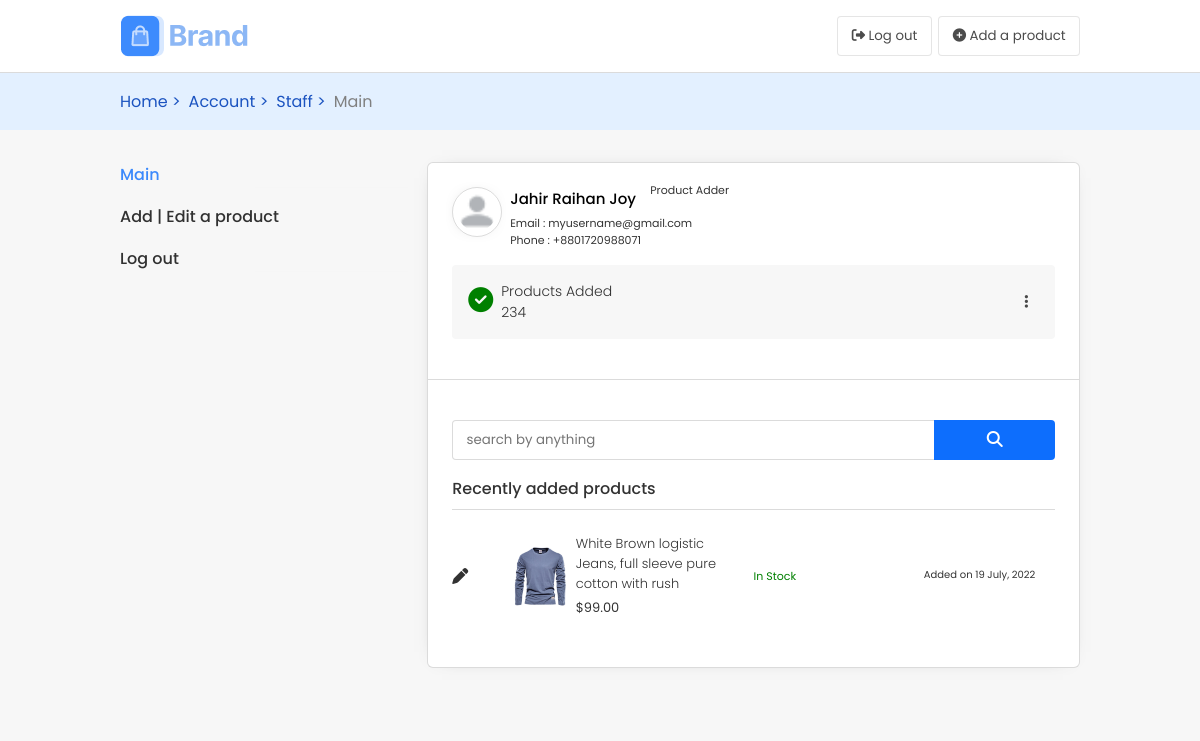
/account/staff-main-2/ (signed in), run on an earlier commit of the app's database.
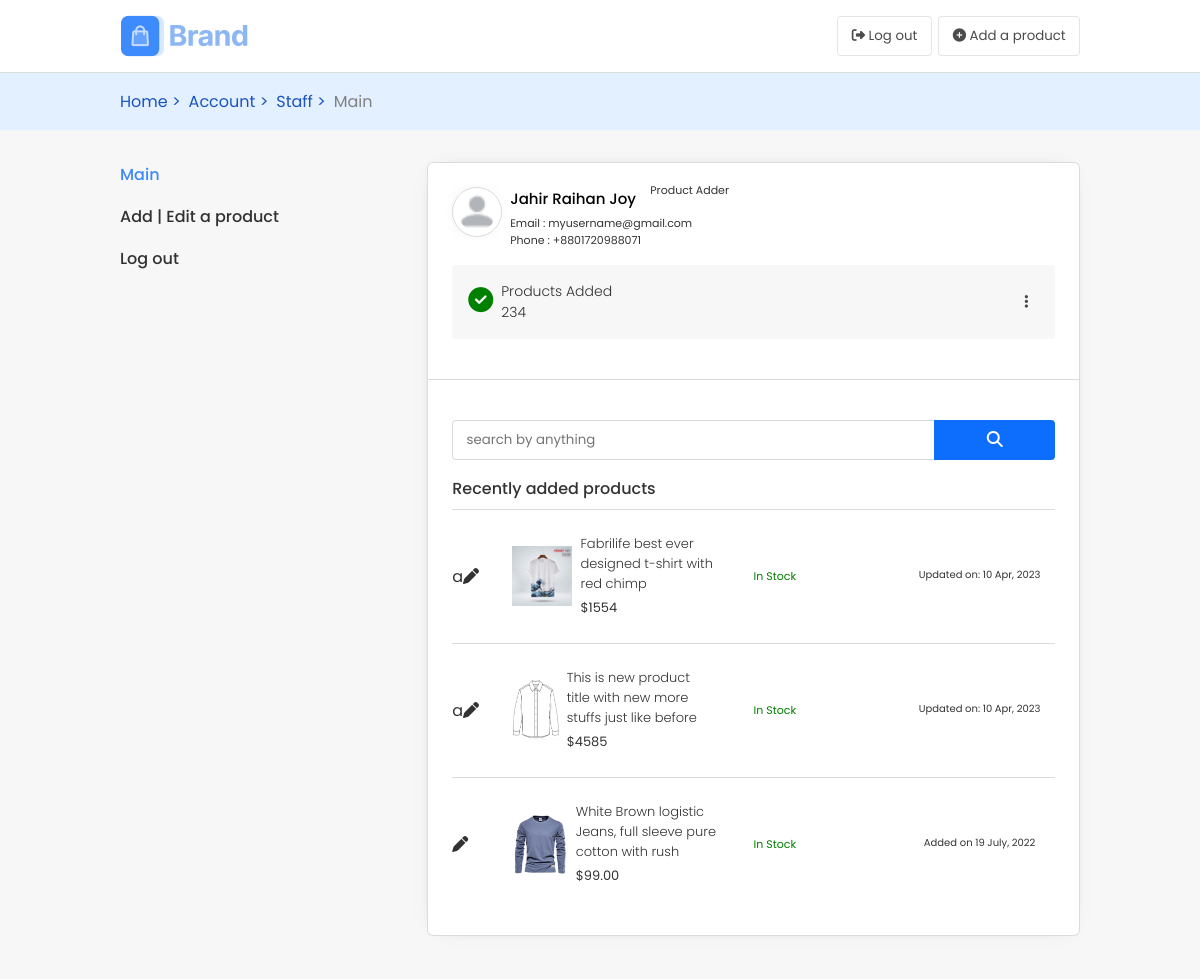
And on a later commit of the database.
### products/models.py (models this page shows)
class Product(models.Model):
    product_title = models.CharField(max_length=200)
    product_code = models.CharField(max_length=15)
    product_price = models.IntegerField()
    product_category = models.ForeignKey(Category, on_delete=models.DO_NOTHING)
    color_type = models.CharField(max_length=100)
    yarn_type = models.CharField(max_length=100)
    yarn_count = models.IntegerField()
    brand = models.CharField(max_length=30)
    product_in_stock = models.BooleanField(default=True)
    product_tags = models.CharField(max_length=300)
    product_added_by = models.ForeignKey(User, on_delete=models.DO_NOTHING, default=1)
    product_last_update = models.DateTimeField(auto_now_add=True)
    product_type = models.CharField(max_length=40, null=True, blank=True)
    product_primary_image = models.ImageField(upload_to='product_primary_images/')
    product_more_information = models.CharField(max_length=200)
    product_search_keyword = models.CharField(max_length=400)
    on_discount = models.BooleanField(default=False)
    discount_percentage = models.IntegerField(default=0)
    discount_price = models.IntegerField(default=0)
    discount_reason = models.ForeignKey(DiscountReason, on_delete=models.DO_NOTHING, null=True, blank=True)
    discount_expiry = models.DateTimeField(null=True, blank=True)

### user/views.py (the view)
# urls.py: path('staff-main-2/', staff_main2, name='staff_main2'),
def staff_main2(request):
    if request.method == 'POST':
        pass
    products = Product.objects.filter(product_added_by=request.user)
    return render(request, 'staff2_main.html', {'products': products})

### templates/staff2_main.html (shortened to what this page needs)
{% extends 'index.html' %}
{% load static %}
    {% block cssfiles %}
        <link rel="stylesheet" href="{% static 'css/products.css' %}">
        <link rel="stylesheet" href="{% static 'css/page_profile.css' %}">
        <link rel="stylesheet" href="{% static 'css/staff_main.css' %}">
    {% endblock cssfiles %}
    {% block hclass_names %} class="staff-header" {% endblock hclass_names %}
    {% block nav_buttons %}
        <button class="nav-btns">
            <i class="fa fa-sign-out" aria-hidden="true"></i> Log out
        </button>
       <button class="nav-btns">
            <i class="fa fa-plus-circle" aria-hidden="true"></i> Add a product
        </button>
    {% endblock nav_buttons %}
    {% block container %}
        <div class="navigator-products">
            <div class="n-p-contents">
                <a href="{% url 'staff_main2' %}">Home > </a>
                <a href="{% url 'staff_main2' %}">Account ></a>
                <a href="{% url 'staff_main2' %}">Staff ></a>
                <a href="{% url 'staff_main2' %}" style="color:gray">Main</a>
            </div>
        </div>
        <div class="profile-container">
            <div class="profile-nav">
                <ul>
                    <a href="{% url 'staff_main2' %}"><li class="current-tab-profile">Main</li></a>
                    <a href="{% url 'add_products' %}"><li class="">Add | Edit a product</li></a>
                    <a href="#"><li class="">Log out</li></a>
                </ul>
            </div>
            <div class="profile-content">
                <div class="user-details">
                    <div class="user">
                        <div class="img">
                            <img src="../img/person.png" alt="">
                        </div>
                        <div class="name-email-phone">
                            <div class="staff-title">
                                <p class="name">Jahir Raihan Joy</p>
                                <p class="abs-tag">
                                    Product Adder
                                </p>
                            </div>
                            <div class="email-phone">
                                <p>Email : myusername@gmail.com</p>
                                <p>Phone : +8801720988071</p>
                            </div>
                        </div>
                    </div>
                    <div class="saved-addresses">
                        <div class="address">
                            <div class="address-info address-selected">
                                <div class="icon-and-info">
                                    <div class="img">
                                        <i class="fas fa-check-circle confirmed-icon"></i>
                                    </div>
                                    <div class="staff-main-c-c-orders-info">
                                        <p class="address-details">
                                            Products Added
                                        </p>
                                        <p class="address-details">234</p>
                                    </div>
                                </div>
                                <div class="three-dots">
                                    <i class="fa fa-ellipsis-v t-dots"
                                        onclick="document.getElementById('show-all-p-a').classList.toggle('d-none');"></i>
                                </div>
                            </div>
                        </div>
                    </div>
                </div>
                <div class="line"></div>
                <div class="current-orders">
                    <form action="">
                        <div class="search-facility">
                            <input type="search" placeholder="search by anything">
                            <button><i class="fa fa-search" aria-hidden="true"></i></button>
                        </div>
                    </form>
                    <p class="title"> Recently added products</p>
                    <div class="wishlist-items added-items">
                        {% for product in products %}
                            <div class="item">
                                <div class="edit-pen">
                                    <a style="text-decoration:none; color:black;" href="{% url 'edit_products' product.id %} ">a<i class="fas fa-pen"></i></a>
                                </div>
                                <div class="img-and-det-container">
                                    <div class="img-and-details">
                                        <img src="{{product.product_primary_image.url}}" alt="{{product.product_search_keyword}}">
                                        <div>
                                             <p class="wish-item-title">{{product.product_title}}</p>
                                            <small>${{product.product_price}}</small>
                                        </div>
                                    </div>
                                </div>
                                <p class="status">
                                    {% if product.product_in_stock %}
                                        In Stock
                                    {% else %}
                                        Out of Stock
                                    {% endif %}
                                </p>
                                <div class="add-to-cart-and-datetime">
                                    <div class="date">
                                        <small>Updated on: {{product.product_last_update |date:"d M, Y"}}</small>
                                    </div>
                                </div>
                            </div>
                        {% endfor %}
                        <div class="item">
                            <div class="edit-pen">
                                <i class="fas fa-pen"></i>
                            </div>
                            <div class="img-and-details">
                                <img src="../img/image 17.png" alt="">
                                <div>
                                     <p class="wish-item-title">White Brown logistic Jeans, full sleeve pure cotton with rush</p>
                                    <small>$99.00</small>
                                </div>
                            </div>
                            <p class="status">In Stock</p>
                            <div class="add-to-cart-and-datetime">
                                <div class="date">
                                    <small>Added on 19 July, 2022</small>
                                </div>
                            </div>
                        </div>
                    </div>
                </div>
            </div>
        </div>
    {% endblock container %}

### templates/index.html (shortened to what this page needs)
{% load static %}
<!DOCTYPE html>
<html lang="en">
<head>
    <link rel="stylesheet" href="{% static 'css/index.css' %}">
    {% block cssfiles %}
    {% endblock cssfiles %}
    <link rel="stylesheet" href="{% static 'css/media_queries.css' %}">
</head>
<body>
    <header {% block hclass_names %} {% endblock hclass_names %}>
        <nav class="nav">
            <div class="nav-logo nav-ham-logo">
                <img src="{% static 'img/ logo.png' %}" alt="Logo" class="logo">
            </div>
            <div class="nav-buttons">
                {% block nav_buttons %}{% endblock nav_buttons %}
            </div>
        </nav>
    </header>
    <div class="container" id="container">
        {% block container %}{% endblock container %}
    </div>
</body>
</html>

### static/css/index.css (style rules this page uses)
* { box-sizing: border-box; margin: 0; padding: 0; font-family: "Poppins", sans-serif; image-rendering: auto; }
* button { cursor: pointer; }
.nav, .n-p-contents, .info-container, .footer-contents, .f-b-contents, .hero-contents, .nav2-links, .new-products, .top-reviews-contents, .why-choose-us, .blog-posts, .product-container, .details-top, .details-bottom-container, .cart-top, .cart-bottom-container, .profile-container { max-width: 2000px; }
.container { min-height: 80vh; }
:root { --border:.5px solid rgba(0, 0, 0, 0.142); --i:!important; }
header { background-color: white; z-index: 10; position: sticky; top: 0; }
header { width: 100%; border-bottom: 0.5px solid rgba(0, 0, 0, 0.142); }
header nav { width: 80%; margin: auto; padding: 1em 0; display: flex; justify-content: space-between; align-items: center; }
header nav .nav-logo { height: 40px; width: auto; }
header nav .nav-ham-logo { display: flex; align-items: center; }
header nav .nav-buttons { display: flex; width: -moz-fit-content; width: fit-content; }
header nav .nav-buttons .nav-btns { background: white; height: 40px; padding: 0 1em; border: var(--border); border-radius: 4px; opacity: 0.7; width: 100px; margin-left: 0.5em; position: relative; }
.navigator-products { widtH: 100%; background-color: #E3F0FF; z-index: 5; position: sticky; top: 73px; }
.navigator-products .n-p-contents { transition-duration: 0.5s; width: 80%; padding: 1em 1em 1em 0; margin: auto; display: flex; }
.navigator-products a { transition-duration: 0.5s; display: block; margin-right: 0.5em; text-decoration: none; color: #1b53c0; }
.line { height: 1px; width: 100%; border-top: 0.5px solid rgba(0, 0, 0, 0.142); }

### static/css/products.css (style rules this page uses)
.navigator-products { widtH: 100%; background-color: #E3F0FF; z-index: 5; position: sticky; top: 73px; }
.navigator-products .n-p-contents { transition-duration: 0.5s; width: 80%; padding: 1em 1em 1em 0; margin: auto; display: flex; }
.navigator-products a { transition-duration: 0.5s; display: block; margin-right: 0.5em; text-decoration: none; color: #1b53c0; }
.container { margin-bottom: 3em; height: -moz-fit-content !important; height: fit-content !important; }

### static/css/staff_main.css (style rules this page uses)
body { background: #f7f7f7; }
.staff-header .nav { display: flex !important; justify-content: space-between; }
.nav-buttons .nav-btns { width: -moz-fit-content !important; width: fit-content !important; position: relative; }
.name-email-phone .staff-title { position: relative; margin-bottom: 0.3em; }
.name-email-phone .staff-title .name { width: -moz-fit-content; width: fit-content; position: relative; }
.name-email-phone .staff-title .abs-tag { position: absolute; left: 140px; min-width: 100px; top: -5px; font-weight: 300; font-size: 12px; opacity: 0.8; }
.address { width: 100%; }
.address .icon-and-info .img i { font-size: 25px; }
.address .icon-and-info .img .confirmed-icon { color: green; }
.address .address-details { width: -moz-fit-content !important; width: fit-content !important; }
.three-dots { position: relative; }
.added-items .item { display:grid; grid-template-columns:10% 40% 25% 25%; }
.item { border-top: var(--border); display: flex; align-items: center; padding: 1.5em 0; }
.item .edit-pen { cursor: pointer; min-width: 40px; opacity: 0.8; transition-duration: 0.2s; }
.item .edit-pen i { font-size: 16px; }
.item .img-and-details { display: flex; align-items: center; align-items: center; }
.item .img-and-details img { width: 60px; height: 60px; }
.item .img-and-details div { margin-left: 0.5em; }
.item .img-and-details .wish-item-title { font-weight: 300; opacity: 0.8; font-size: 13px; width: 80%; }
.item .img-and-details small { font-size: 13px; opacity: 0.8; }
.item .status { font-weight: 400; color: green; font-size: 11px; width: 50px; min-width: 50px; }
.item .add-to-cart-and-datetime { opacity: 0.8; text-align: center; }
.item .add-to-cart-and-datetime small { display: block; font-size: 10px; margin-bottom: 0.2em; min-width: 120px; }
.search-facility { margin-bottom: 1em; display: flex; position: relative; }
.search-facility input { display: block; width: 80%; height: 40px; border: var(--border); border-radius: 4px 0 0 4px; padding: 0 1em; border-right: none; outline-color: #0D6EFD; }
.search-facility button { width: 20%; height: 40px; border: none; background: #0D6EFD; border-radius: 0 4px 4px 0; color: white; font-size: 16px; }

What changed in the data, as far as the page shows it:
added Product: product_primary_image (picture), product_title "Fabrilife best ever designed t-shirt with red chimp", product_price "1554", product_in_stock "In Stock", product_last_update "10 Apr, 2023"
added Product: product_primary_image (picture), product_title "This is new product title with new more stuffs just like before", product_price "4585", product_in_stock "In Stock", product_last_update "10 Apr, 2023"
